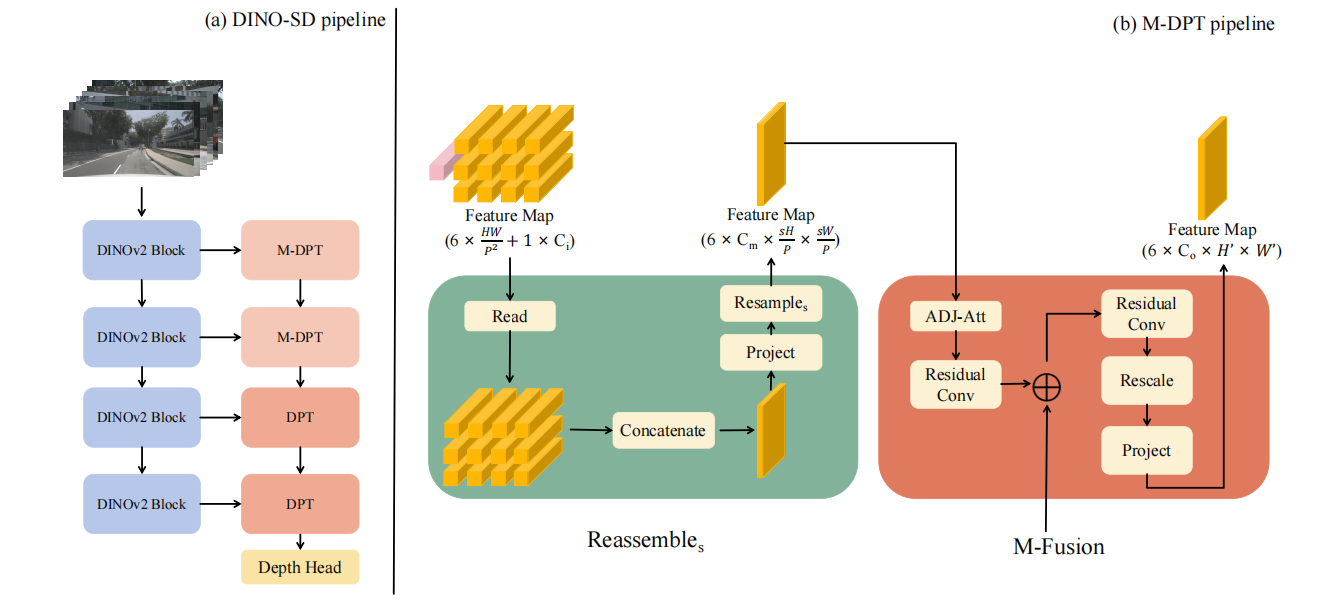
#> input picture assets/dino_sd.png, 1322 x 608 px; its folder holds only this picture in this run
$ python -i denoise.py   (imports and definitions only)
#> lines starting #> are read from the running program, lines starting #| are printed output that depends on the picture
import cv2
import numpy as np
import os
from PIL import Image
import numpy as np
from PIL import Image
from skimage.restoration import denoise_nl_means, estimate_sigma
from skimage import img_as_float, img_as_ubyte
from skimage.color import rgb2gray
import os

# [25 lines left out: function histogram_equalization_rgb_pil, not called in this run]

def histogram_equalization_rgb(image_path, factor=1.0):
    # 读取图像
#> called with image_path = 'assets/dino_sd.png', factor = 1
    img = cv2.imread(image_path)
#> img is the input picture: shape (608, 1322, 3); mean B, G, R 212.6, 223.1, 231.2
    # 将图像从BGR转换为RGB（因为OpenCV默认使用BGR）
    img = cv2.cvtColor(img, cv2.COLOR_BGR2RGB)

    # 分离RGB通道
    R, G, B = cv2.split(img)
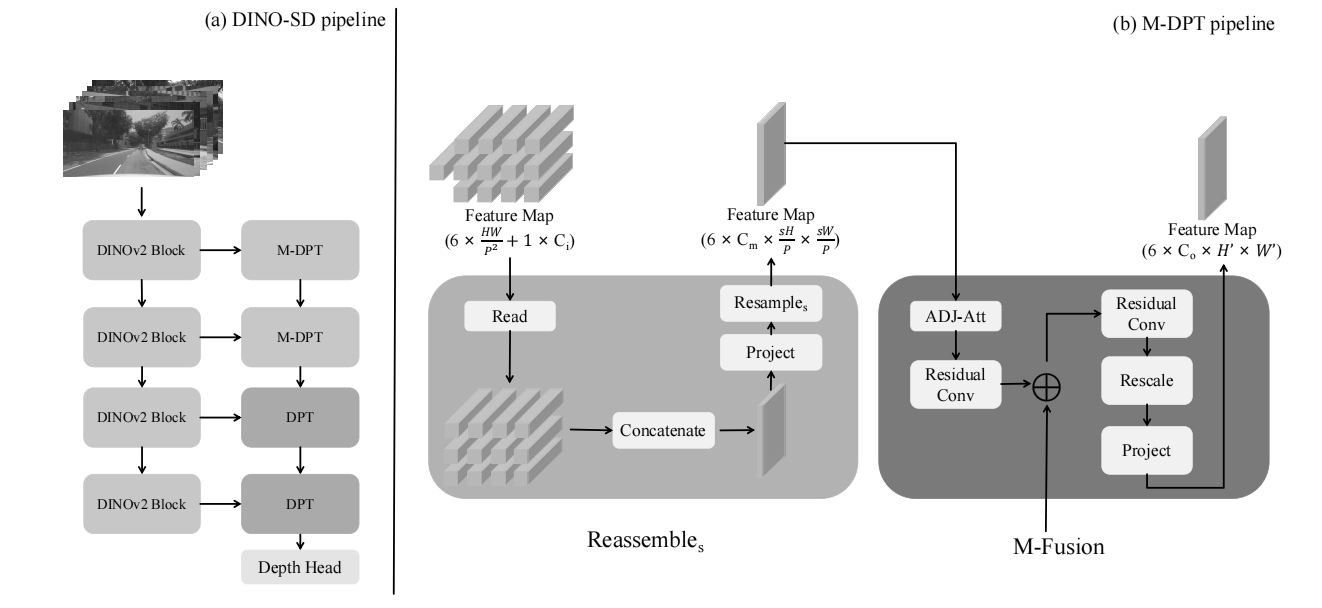
#> G: shape (608, 1322); min 0, max 255, mean 223.1
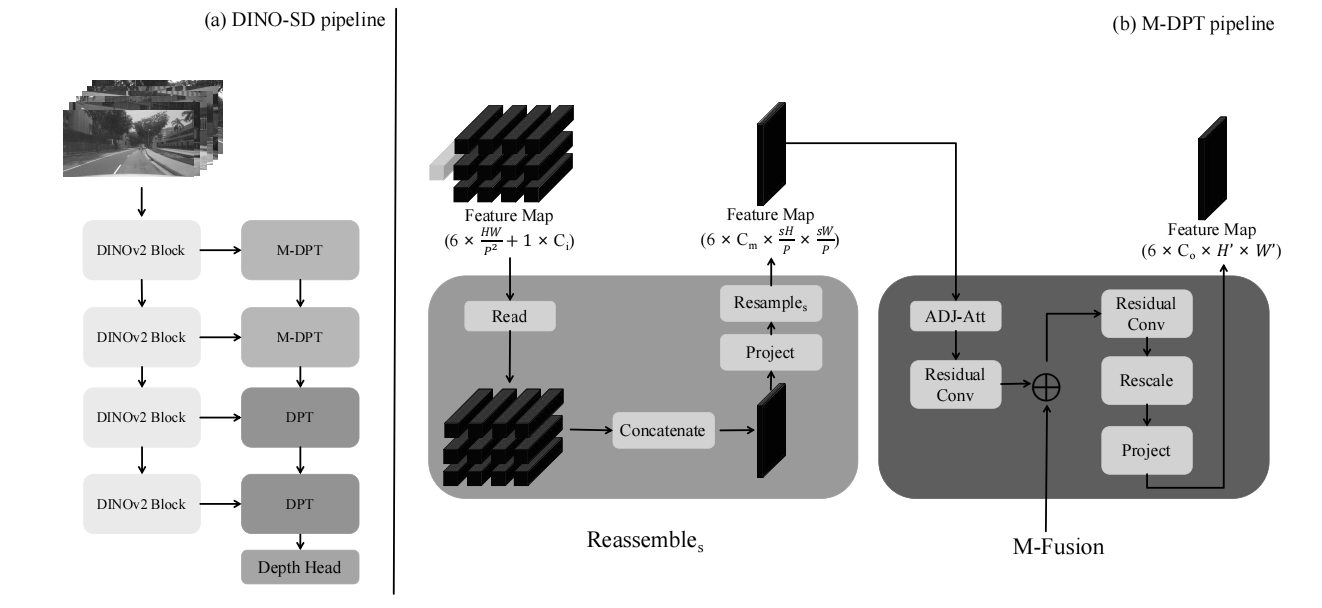
#> B: shape (608, 1322); min 0, max 255, mean 212.6

    # 对每个通道进行直方图均衡化
    R_eq = cv2.equalizeHist(R)
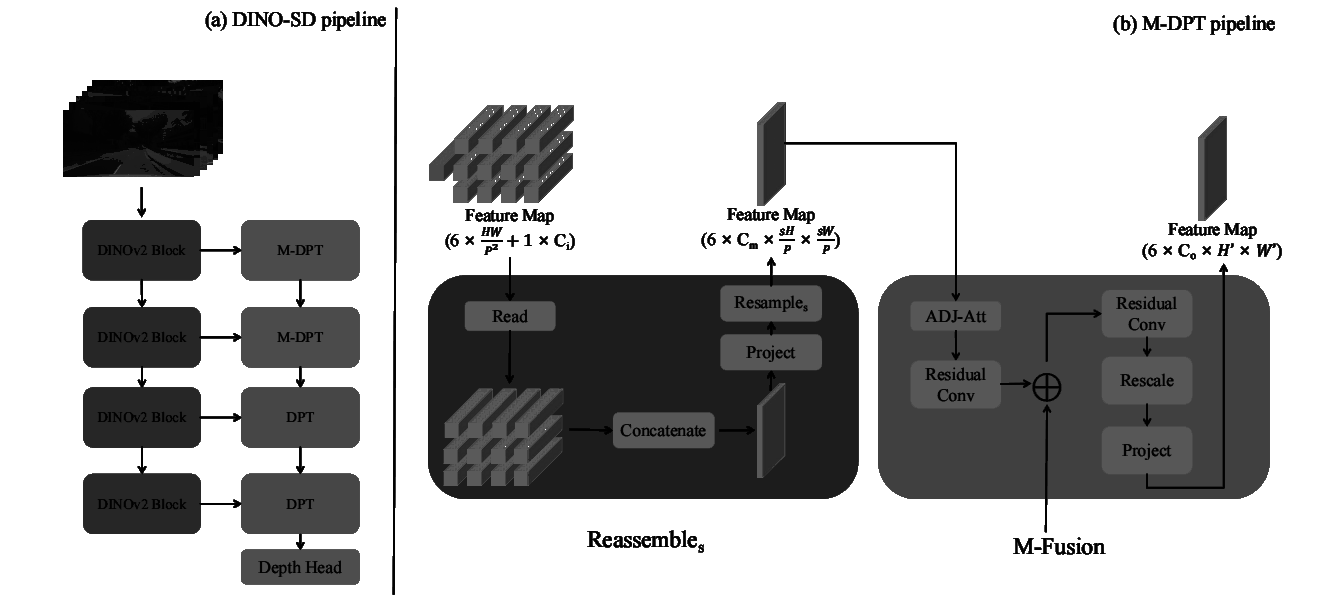
#> R_eq: shape (608, 1322); min 0, max 255, mean 182.1
    G_eq = cv2.equalizeHist(G)
    B_eq = cv2.equalizeHist(B)
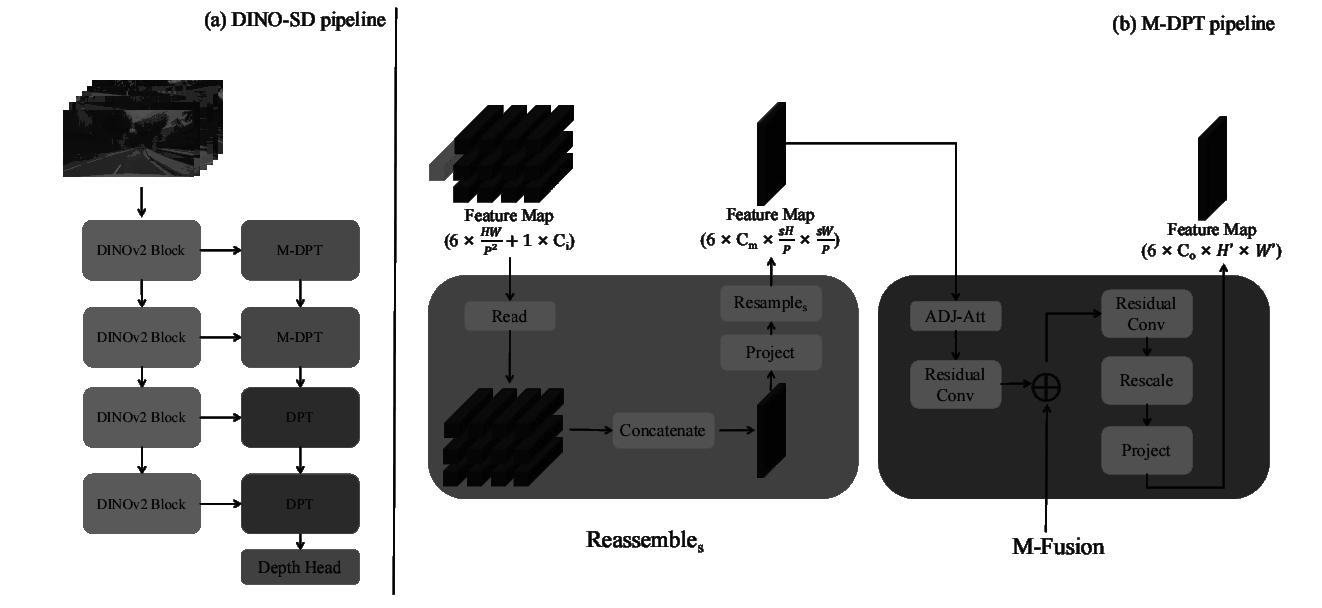
#> B_eq: shape (608, 1322); min 0, max 255, mean 182

    # 根据强度因子调整每个通道的强度
    R_adjusted = cv2.convertScaleAbs(R_eq, alpha=factor)
    G_adjusted = cv2.convertScaleAbs(G_eq, alpha=factor)
    B_adjusted = cv2.convertScaleAbs(B_eq, alpha=factor)

    # 合并均衡后并调整强度的通道
    img_eq = cv2.merge((R_adjusted, G_adjusted, B_adjusted))
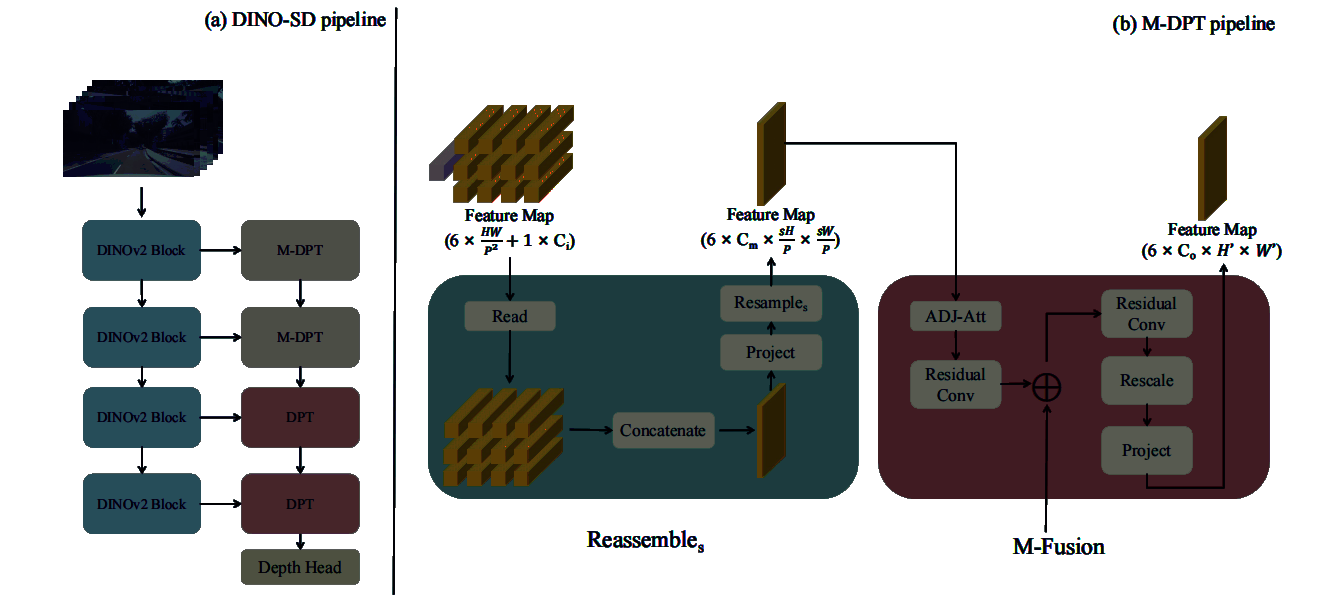
#> img_eq: shape (608, 1322, 3); mean R, G, B 182.1, 182.3, 182

    # 将结果图像转换回BGR格式，以便使用OpenCV显示或保存
    img_eq = cv2.cvtColor(img_eq, cv2.COLOR_RGB2BGR)

    # 返回均衡后的图像
    return img_eq

# [30 lines left out: functions universal_denoise_pil, needs_denoising, not called in this run]

# [24 lines of commented-out code are left out]

>>> result = histogram_equalization_rgb('assets/dino_sd.png')
